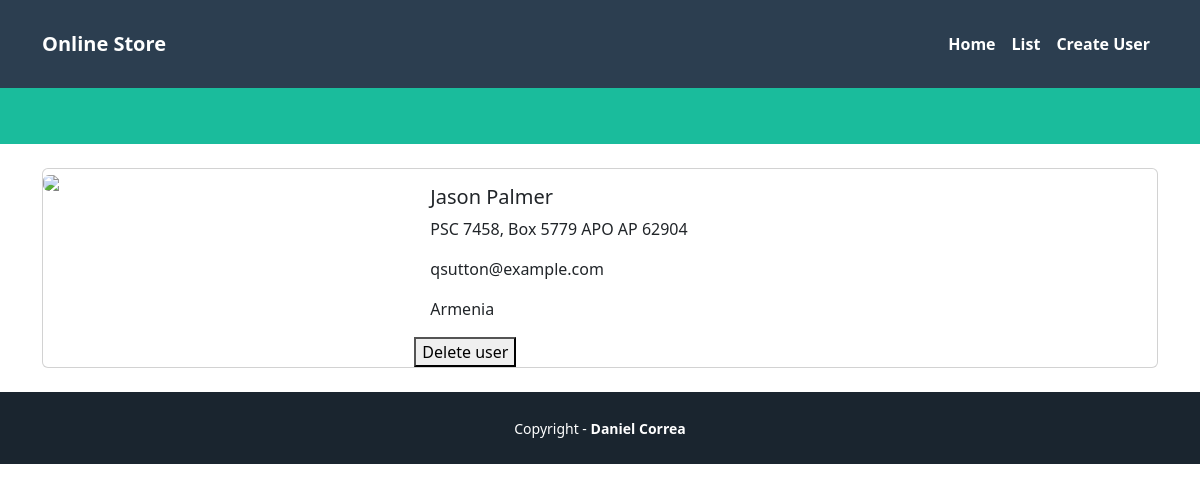
The page /users/4 on the database its author committed.
### pages/models.py (models this page shows)
class  User(models.Model):
    name = models.CharField(max_length=255)
    address = models.CharField(max_length=255)
    email_address = models.CharField(max_length=255)
    country = models.CharField(max_length=255)

### pages/views.py (the view)
# urls.py: path('users/<str:id>', UserShowView.as_view(), name='show'),
class UserShowView(View):
    template_name = 'users/show.html'
    def get(self, request, id):
        try:
            user_id = int(id)
            if user_id < 1:
                raise ValueError("User id must be 1 or greater")
            user = get_object_or_404(User, pk=user_id)
        except:
            return HttpResponseRedirect(reverse('home'))
        viewData = {}
        user = get_object_or_404(User, pk=user_id)
        viewData["title"] = user.name + " - Perfume Online Store"
        viewData["subtitle"] =  user.name + " - User information"
        viewData["user"] = user
        return render(request, self.template_name, viewData)

### pages/templates/users/show.html (shortened to what this page needs)
{% extends 'pages/base.html' %} {% block title %} {{title}} {% endblock %} {%
block header_title %} {{subtitle}} {% block content %}
<div class="card mb-3">
  <div class="row g-0">
    <div class="col-md-4">
      <img
        src="https://static.djangoproject.com/img/logos/django-logo-positive.svg"
        class="img-fluid rounded-start"
      />
    </div>
    <div class="col-md-8">
      <div class="card-body">
        <h5 class="card-title">{{user.name}}</h5>
        <p class="card-text">{{user.address}}</p>
        <p class="card-text">{{user.email_address}}</p>
        <p class="card-text">{{user.country}}</p>
      </div>
      <form action="{% url 'user_delete' id=user.id %}" method="POST">
        <button type="submit">Delete user</button>
      </form>
    </div>
  </div>
</div>
{% endblock %}

### rows shown on the page
User: name "Jason Palmer", address "PSC 7458, Box 5779 APO AP 62904", email_address "qsutton@example.com", country "Armenia"
